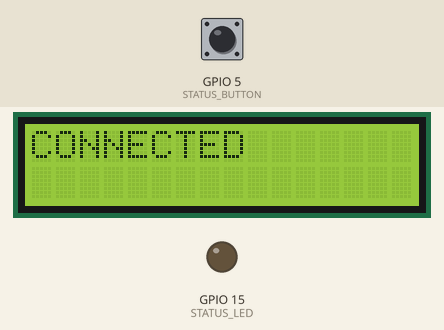
Bench run of a sketch on a simulated ESP32. Parts: 16×2 character LCD, output pins drawn as LEDs (lit = HIGH). The test bench sets the inputs (shaded band); at power-on: GPIO 5 (STATUS_BUTTON) HIGH. WiFi joins after 1.5 s; servers stay silent unless stated; the local clock reads 2024-03-15 10:24:30 at power-on unless the sketch sets it; what the sketch prints to the serial monitor is not drawn.

Above: at 3.6 s.
At 23.7 s:
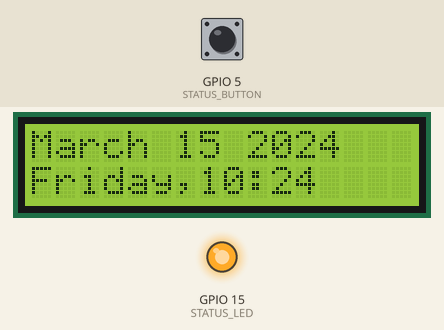
At 73.8 s:
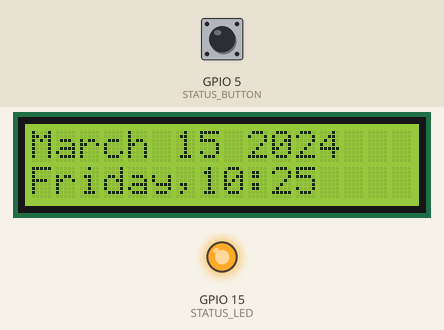
At 123.8 s:
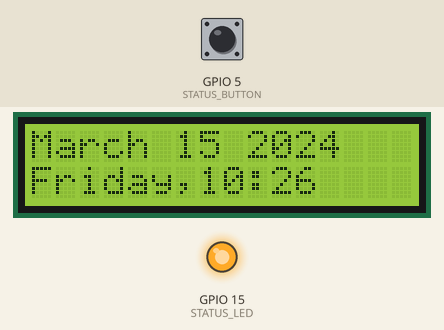
Timing chart, 0 to 125.3 s (numbered marks = the images above):
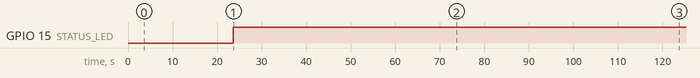

The sketch:

sender_esp_timer.ino
```cpp
/*
  CODE ADAPTED FROM:
  ESP-NOW Multi Unit Demo
  esp-now-multi.ino
  Broadcasts control messages to all devices in network
  Load script on multiple devices

  DroneBot Workshop 2022
  https://dronebotworkshop.com
*/

// Include Libraries
#include <WiFi.h>
#include <esp_now.h>
#include "time.h"
#include "sntp.h"
#include <LiquidCrystal_I2C.h>

//0x3F or 0x27
LiquidCrystal_I2C lcd(0x27, 16, 2);   //LCD Object

const char* ssid       = "Sherm";
const char* password   = "Shermern123";

const char* ntpServer1 = "pool.ntp.org";
const char* ntpServer2 = "time.nist.gov";
const long  gmtOffset_sec = -18000;
const int   daylightOffset_sec = 3600;


void printLocalTime()
{
  struct tm timeinfo;
  if(!getLocalTime(&timeinfo)){
    Serial.println("No time available (yet)");
    return;
  }

  //Display Date & Time
  lcd.clear();
  lcd.print(&timeinfo, "%B %d %Y");    //November 22 2022
  lcd.setCursor(0,1);
  lcd.print(&timeinfo, "%A,%H:%M"); //Tuesday 10:30

}

// Define LED and pushbutton state booleans
bool buttonDown = false;
bool ledOn = false;
int timer = 0;

// Define LED and pushbutton pins
#define STATUS_LED 15
#define STATUS_BUTTON 5

// Callback function (get's called when time adjusts via NTP)
void timeavailable(struct timeval *t)
{
  Serial.println("Got time adjustment from NTP!");
  printLocalTime();
}

void formatMacAddress(const uint8_t *macAddr, char *buffer, int maxLength)
// Formats MAC Address
{
  snprintf(buffer, maxLength, "%02x:%02x:%02x:%02x:%02x:%02x", macAddr[0], macAddr[1], macAddr[2], macAddr[3], macAddr[4], macAddr[5]);
}


void receiveCallback(const uint8_t *macAddr, const uint8_t *data, int dataLen)
// Called when data is received
{
  // Only allow a maximum of 250 characters in the message + a null terminating byte
  char buffer[ESP_NOW_MAX_DATA_LEN + 1];
  int msgLen = min(ESP_NOW_MAX_DATA_LEN, dataLen);
  strncpy(buffer, (const char *)data, msgLen);

  // Make sure we are null terminated
  buffer[msgLen] = 0;

  // Format the MAC address
  char macStr[18];
  formatMacAddress(macAddr, macStr, 18);

  // Send Debug log message to the serial port
  Serial.printf("Received message from: %s - %s\n", macStr, buffer);

  // Check switch status
  if (strcmp("on", buffer) == 0)
  {
    ledOn = true;
  }
  else
  {
    ledOn = false;
  }
  digitalWrite(STATUS_LED, ledOn);
}


void sentCallback(const uint8_t *macAddr, esp_now_send_status_t status)
// Called when data is sent
{
  char macStr[18];
  formatMacAddress(macAddr, macStr, 18);
  Serial.print("Last Packet Sent to: ");
  Serial.println(macStr);
  Serial.print("Last Packet Send Status: ");
  Serial.println(status == ESP_NOW_SEND_SUCCESS ? "Delivery Success" : "Delivery Fail");
}

void broadcast(const String &message)
// Emulates a broadcast
{
  // Broadcast a message to every device in range
  uint8_t broadcastAddress[] = {0xFF, 0xFF, 0xFF, 0xFF, 0xFF, 0xFF};
  esp_now_peer_info_t peerInfo = {};
  memcpy(&peerInfo.peer_addr, broadcastAddress, 6);
  if (!esp_now_is_peer_exist(broadcastAddress))
  {
    esp_now_add_peer(&peerInfo);
  }
  // Send message
  esp_err_t result = esp_now_send(broadcastAddress, (const uint8_t *)message.c_str(), message.length());

  // Print results to serial monitor
  if (result == ESP_OK)
  {
    Serial.println("Broadcast message success");
  }
  else if (result == ESP_ERR_ESPNOW_NOT_INIT)
  {
    Serial.println("ESP-NOW not Init.");
  }
  else if (result == ESP_ERR_ESPNOW_ARG)
  {
    Serial.println("Invalid Argument");
  }
  else if (result == ESP_ERR_ESPNOW_INTERNAL)
  {
    Serial.println("Internal Error");
  }
  else if (result == ESP_ERR_ESPNOW_NO_MEM)
  {
    Serial.println("ESP_ERR_ESPNOW_NO_MEM");
  }
  else if (result == ESP_ERR_ESPNOW_NOT_FOUND)
  {
    Serial.println("Peer not found.");
  }
  else
  {
    Serial.println("Unknown error");
  }
}

void setup()
{
  // Set up Serial Monitor
  Serial.begin(115200);
  delay(1000);

   // Setup LCD with backlight and initialize
  lcd.init();
  lcd.backlight();

  // Set ESP32 in STA mode to begin with
  WiFi.mode(WIFI_STA);

  // set notification call-back function
  sntp_set_time_sync_notification_cb( timeavailable );

  /**
   * NTP server address could be aquired via DHCP,
   *
   * NOTE: This call should be made BEFORE esp32 aquires IP address via DHCP,
   * otherwise SNTP option 42 would be rejected by default.
   * NOTE: configTime() function call if made AFTER DHCP-client run
   * will OVERRIDE aquired NTP server address
   */
  sntp_servermode_dhcp(1);    // (optional)

  /**
   * This will set configured ntp servers and constant TimeZone/daylightOffset
   * should be OK if your time zone does not need to adjust daylightOffset twice a year,
   * in such a case time adjustment won't be handled automagicaly.
   */
  configTime(gmtOffset_sec, daylightOffset_sec, ntpServer1, ntpServer2);

  //connect to WiFi
  Serial.printf("Connecting to %s ", ssid);
  lcd.clear();
  lcd.print("Connecting to ");
  lcd.setCursor(0, 1);
  lcd.print(ssid);
  delay(1000);

  WiFi.begin(ssid, password);
  while (WiFi.status() != WL_CONNECTED) {
      delay(500);
      Serial.print(".");
  }
  Serial.println(" CONNECTED");
  lcd.clear();
  lcd.print("CONNECTED");
  delay(20000);

  // Print MAC address
  Serial.print("MAC Address: ");
  Serial.println(WiFi.macAddress());

  // Disconnect from WiFi
  WiFi.disconnect();

  // Initialize ESP-NOW
  if (esp_now_init() == ESP_OK)
  {
    Serial.println("ESP-NOW Init Success");
    esp_now_register_recv_cb(receiveCallback);
    esp_now_register_send_cb(sentCallback);
  }
  else
  {
    Serial.println("ESP-NOW Init Failed");
    delay(3000);
    ESP.restart();
  }

  // Pushbutton uses built-in pullup resistor
  pinMode(STATUS_BUTTON, INPUT_PULLUP);

  // LED Output
  pinMode(STATUS_LED, OUTPUT);
}

void loop()
{
  if (digitalRead(STATUS_BUTTON))
  {
    // Detect the transition from low to high
    if (!buttonDown)
    {
      buttonDown = true;

      // Toggle the LED state
      ledOn = !ledOn;
      digitalWrite(STATUS_LED, ledOn);

      // Send a message to all devices
      if (ledOn)
      {
        broadcast("on");
      }
      else
      {
        broadcast("off");
      }
    }
    // Delay to avoid bouncing
    delay(50);
  }
  else
  {
    // Reset the button state
    buttonDown = false;
  }
  if (timer%1000 == 0) {
    printLocalTime();
  }
  timer++;
}
```

Measured:
- by itself, GPIO 15 (STATUS_LED): LOW → HIGH at 23.6 s
- what the display in image 0 shows lasts 20.1 s, from 3.6 s to 23.7 s
- what the display in image 1 shows lasts 50.0 s, from 23.7 s to 73.7 s
